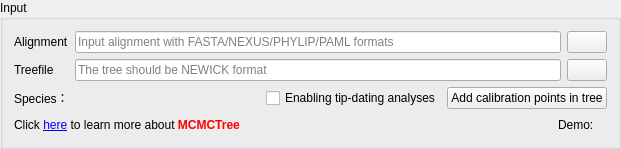
    <widget class="QGroupBox" name="groupBox">
     <property name="title">
      <string>Input</string>
     </property>
     <layout class="QVBoxLayout" name="verticalLayout_4">
      <item>
       <layout class="QGridLayout" name="gridLayout">
        <item row="0" column="0">
         <widget class="QLabel" name="label_4">
          <property name="text">
           <string>Alignment</string>
          </property>
         </widget>
        </item>
        <item row="0" column="1">
         <widget class="InputQLineEdit" name="lineEdit_2">
          <property name="cursor">
           <cursorShape>ArrowCursor</cursorShape>
          </property>
          <property name="text">
           <string/>
          </property>
          <property name="readOnly">
           <bool>true</bool>
          </property>
          <property name="placeholderText">
           <string>Input alignment with FASTA/NEXUS/PHYLIP/PAML formats</string>
          </property>
         </widget>
        </item>
        <item row="0" column="2">
         <widget class="QPushButton" name="pushButton_3">
          <property name="text">
           <string/>
          </property>
         </widget>
        </item>
        <item row="1" column="2">
         <widget class="QPushButton" name="pushButton_4">
          <property name="text">
           <string/>
          </property>
         </widget>
        </item>
        <item row="1" column="0">
         <widget class="QLabel" name="label">
          <property name="text">
           <string>Treefile</string>
          </property>
         </widget>
        </item>
        <item row="1" column="1">
         <widget class="InputQLineEdit" name="lineEdit">
          <property name="placeholderText">
           <string>The tree should be NEWICK format </string>
          </property>
         </widget>
        </item>
       </layout>
      </item>
      <item>
       <layout class="QHBoxLayout" name="horizontalLayout">
        <item>
         <widget class="QLabel" name="label_2">
          <property name="text">
           <string>Species：</string>
          </property>
         </widget>
        </item>
        <item>
         <widget class="QLabel" name="label_5">
          <property name="text">
           <string/>
          </property>
         </widget>
        </item>
        <item>
         <spacer name="horizontalSpacer">
          <property name="orientation">
           <enum>Qt::Horizontal</enum>
          </property>
          <property name="sizeHint" stdset="0">
           <size>
            <width>178</width>
            <height>20</height>
           </size>
          </property>
         </spacer>
        </item>
        <item>
         <widget class="QCheckBox" name="checkBox_13">
          <property name="text">
           <string>Enabling tip-dating analyses</string>
          </property>
         </widget>
        </item>
        <item>
         <widget class="QPushButton" name="pushButton">
          <property name="text">
           <string>Add calibration points in tree</string>
          </property>
         </widget>
        </item>
       </layout>
      </item>
      <item>
       <layout class="QHBoxLayout" name="horizontalLayout_3"/>
      </item>
      <item>
       <layout class="QHBoxLayout" name="horizontalLayout_2">
        <item>
         <widget class="QLabel" name="label_23">
          <property name="text">
           <string>&lt;html&gt;&lt;head/&gt;&lt;body&gt;&lt;p&gt;Click &lt;a href=&quot;http://abacus.gene.ucl.ac.uk/software/paml.html&quot;&gt;&lt;span style=&quot; text-decoration: underline; color:#0000ff;&quot;&gt;here&lt;/span&gt;&lt;/a&gt; to learn more about &lt;span style=&quot; font-weight:600; color:#ff0000;&quot;&gt;MCMCTree&lt;/span&gt;&lt;/p&gt;&lt;/body&gt;&lt;/html&gt;</string>
          </property>
          <property name="openExternalLinks">
           <bool>true</bool>
          </property>
         </widget>
        </item>
        <item>
         <spacer name="horizontalSpacer_2">
          <property name="orientation">
           <enum>Qt::Horizontal</enum>
          </property>
          <property name="sizeHint" stdset="0">
           <size>
            <width>158</width>
            <height>20</height>
           </size>
          </property>
         </spacer>
        </item>
        <item>
         <widget class="QLabel" name="label_24">
          <property name="text">
           <string>Demo:</string>
          </property>
         </widget>
        </item>
        <item>
         <widget class="ClickedLableGif" name="label_25">
          <property name="toolTip">
           <string>Brief example</string>
          </property>
          <property name="text">
           <string/>
          </property>
         </widget>
        </item>
       </layout>
      </item>
     </layout>
    </widget>
